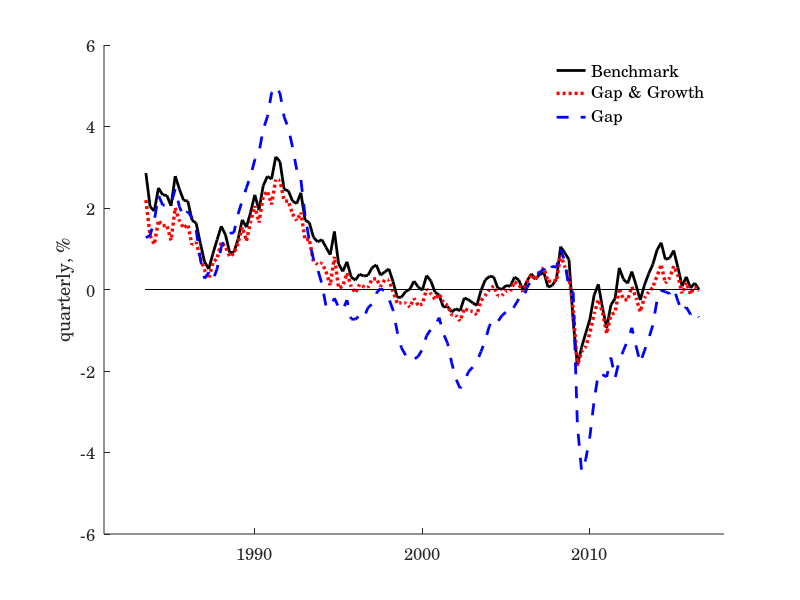

The MATLAB source for this figure:
%%

%%  Plot Variables
%%  'series_R_lag', 'series_mu_a', 'series_z_b', 'series_r_star', ...
%%       'series_r', 'series_y', 'series_pi', 'series_shock_mp', ...
%%      

set(0,'defaultAxesFontSize',12);
set(0,'defaultAxesFontName','century');
set(0,'defaultTextFontSize',12);
set(0,'defaultTextFontName','century');

addpath('./data_sample')

load('model1_state.mat');
     M1.series_R_lag = series_R_lag;
     M1.series_mu_a  = series_mu_a;
     M1.series_z_b   = series_z_b;
     M1.series_r_star =series_r_star;
     M1.series_r      =series_r   ;
     M1.series_y      =series_y ;
     M1.series_pi     =series_pi ;
     M1.series_shock_mp = series_shock_mp;   
       
              
 s =1983.0;
 nobs = Tobs;
 ti_def = (s+2/4):0.25:s+(nobs+1)/4;
 
 
load('model1_I1__state.mat');
     M2.series_R_lag = series_R_lag;
     M2.series_mu_a  = series_mu_a;
     M2.series_z_b   = series_z_b;
     M2.series_r_star =series_r_star;
     M2.series_r      =series_r   ;
     M2.series_y      =series_y ;
     M2.series_pi     =series_pi ;
     M2.series_shock_mp = series_shock_mp;
     
load('model1_I1_state.mat');
     M5.series_R_lag = series_R_lag;
     M5.series_mu_a  = series_mu_a;
     M5.series_z_b   = series_z_b;
     M5.series_r_star =series_r_star;
     M5.series_r      =series_r   ;
     M5.series_y      =series_y ;
     M5.series_pi     =series_pi ;
%      M5.series_shock_mp = series_shock_mp;   
 
load('model1_V4__state.mat');
     M3.series_R_lag = series_R_lag;
     M3.series_mu_a  = series_mu_a;
     M3.series_z_b   = series_z_b;
     M3.series_r_star =series_r_star;
     M3.series_r      =series_r   ;
     M3.series_y      =series_y ;
     M3.series_pi     =series_pi ;
     M3.series_shock_mp = series_shock_mp;   
load('model1_gap__state.mat');
     M4.series_R_lag = series_R_lag;
     M4series_mu_a  = series_mu_a;
     M4.series_z_b   = series_z_b;
     M4.series_r_star =series_r_star;
     M4.series_r      =series_r   ;
     M4.series_y      =series_y ;
     M4.series_pi     =series_pi ;
     M4.series_shock_mp = series_shock_mp;       

% plot


h_D = figure('Position',[20,20,900,300],'Name','Filtered Posterior',...
             'Color','w','File','Natural_Rate_2');
% subplot(1,1,1)
hold on 
plot(ti_def, M1.series_r_star(1:nobs,1),'LineStyle','-','Color','black', 'LineWidth',2.0); 
plot(ti_def, M3.series_r_star(1:nobs,1),'LineStyle',':','Color','r', 'LineWidth',2.5); 
plot(ti_def, M4.series_r_star(2:Tobs,1),'LineStyle','--','Color','b', 'LineWidth',2.0); 
% plot(ti_def, M2.series_r_star(1:nobs,1),'LineStyle',':','Color','r', 'LineWidth',2.0);
% plot(ti_def, M5.series_r_star(1:nobs,1),'LineStyle','-','Color','c', 'LineWidth',2.0);
plot(ti_def, zeros(size(ti_def,2)),'k-'); 
hold off
% ylim([-1.2 1.3])
ylabel(' quarterly, % ')
xlim([1981  2018])
% title('Natural Rate of Interest')
% lgnd = legend('Benchmark', 'Gap & Growth ','Gap ','Growth & Z_b = I(1)'  );
lgnd = legend({'Benchmark', 'Gap & Growth ','Gap '},'FontSize',12);
set(lgnd, 'Box', 'off')

savefig('./output/Fig10_Natural_rate.fig'); 
